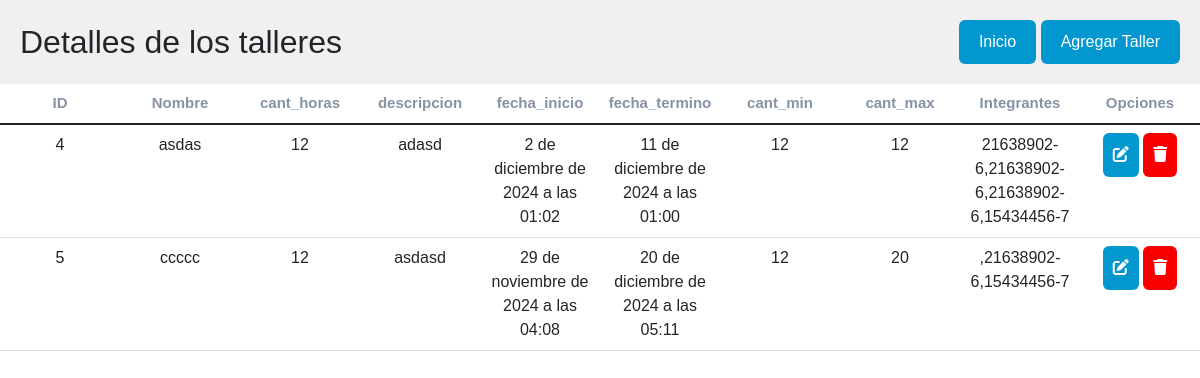
/detalleTalleres (signed in), run on an earlier commit of the app's database.
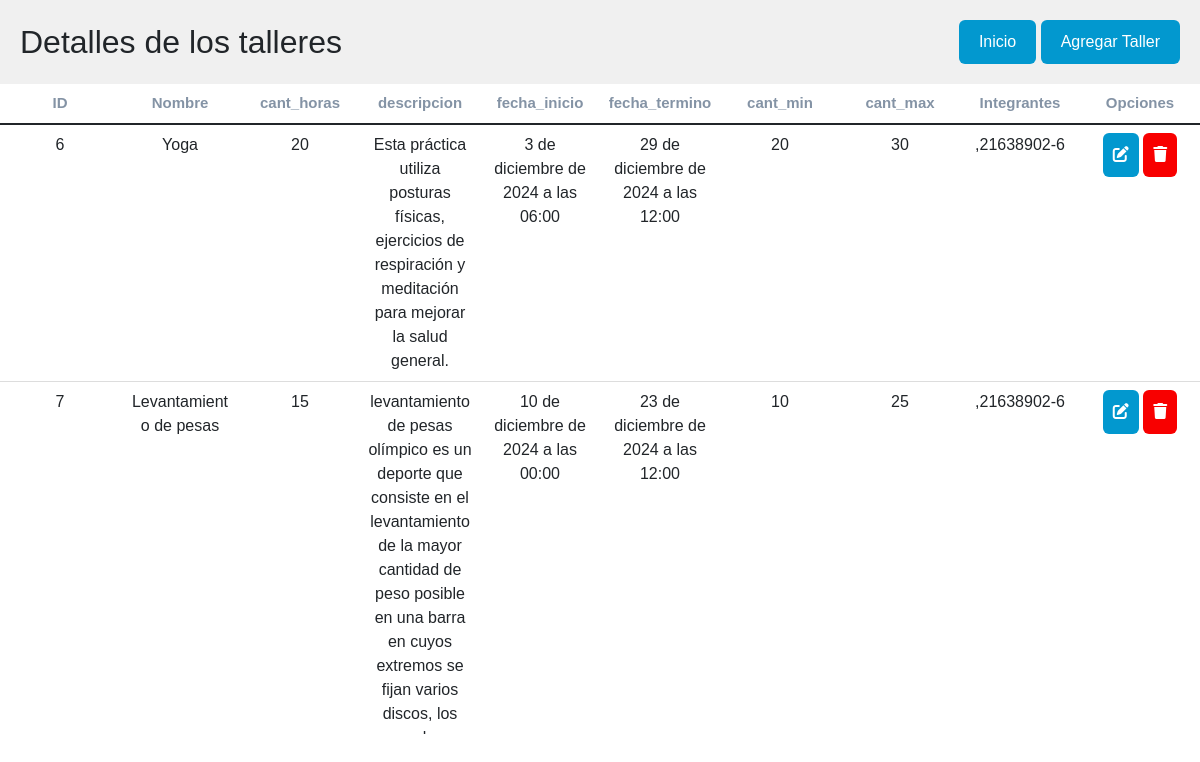
And on a later commit of the database.
### core/models.py (models this page shows, shortened)
class Taller(models.Model):
    nombre = models.CharField(max_length=100)
    cant_horas = models.IntegerField()  # Número de horas del taller
    descripcion = models.TextField()  # Descripción más larga para texto extenso
    fecha_inicio = models.DateTimeField()  # Fecha y hora de inicio del taller
    fecha_termino = models.DateTimeField()  # Fecha y hora de finalización del taller
    cant_min = models.IntegerField()  # Mínimo de participantes
    cant_max = models.IntegerField()  # Máximo de participantes
    integrantes = models.TextField(null=True, blank=True, default='')

### core/views.py (the view)
# urls.py: path('detalleTalleres',detalleTalleres,name='detalleTalleres'),
def detalleTalleres(request):
    if not user_in_group(request.user, 'funcionario'):
        return HttpResponseForbidden("No tienes permisos para acceder a esta página.")
    talleres = Taller.objects.all()
    aux = {
        'lista' : talleres
    }
    return render(request,'core/detalle_Talleres.html',aux)

### core/views.py (called while the page is built)
def user_in_group(user, group_name):
    return user.is_superuser or user.groups.filter(name=group_name).exists() #Con staff includio

### core/templates/core/detalle_Talleres.html (shortened to what this page needs)
{% load static %}
<!DOCTYPE html>
<html lang="en">
<head>
    <link href="{% static 'core/vendor/bootstrap/css/bootstrap.min.css' %}" rel="stylesheet">
    <link rel="stylesheet" href="{% static 'core/css/fontawesome.css' %}">
    <link rel="stylesheet" href="{% static 'core/css/templatemo-edu-meeting.css' %}">
    <link rel="stylesheet" href="{% static 'core/css/owl.css' %}">
    <link rel="stylesheet" href="{% static 'core/css/lightbox.css' %}">
    <link rel="stylesheet" href="{% static 'core/css/administracion.css' %}">
    <link rel="stylesheet" href="https://cdnjs.cloudflare.com/ajax/libs/font-awesome/6.5.2/css/all.min.css">
</head>
<body>
    <div class="table-container">
        <div class="table_header">
            <h2>Detalles de los talleres</h2>
            <div>
                <a href="{% url 'index' %}"><button class="add_new" type="button">Inicio</button></a>
                <a href="{% url 'tallerAdd' %}"><button class="add_new" type="button">Agregar Taller</button></a>
            </div>
        </div>
        <div class="table_section">
            <table class="table">
                <thead>
                    <tr>
                        <th>ID</th>
                        <th>Nombre</th>
                        <th>cant_horas</th>
                        <th>descripcion</th>
                        <th>fecha_inicio</th>
                        <th>fecha_termino</th>
                        <th>cant_min</th>
                        <th>cant_max</th>
                        <th>Integrantes</th>
                        <th>Opciones</th>
                    </tr>
                </thead>
                <tbody>
                    {% for aux in lista %}
                    <tr>
                        <td>{{ aux.id }}</td>
                        <td>{{ aux.nombre }}</td>
                        <td>{{ aux.cant_horas }}</td>
                        <td>{{ aux.descripcion }}</td>
                        <td>{{ aux.fecha_inicio }}</td>
                        <td>{{ aux.fecha_termino }}</td>
                        <td>{{ aux.cant_min }}</td>
                        <td>{{ aux.cant_max }}</td>
                        <td>{{ aux.integrantes }}</td>
                        <td>
                            <a href="{% url 'tallerUpdate' aux.id %}">
                                <button type="button"><i class="fa-solid fa-pen-to-square"></i></button>
                            </a>
                            <a onclick="confirmarDelete({{ aux.id}})">
                                <button type="button" class="delete-button"><i class="fa-solid fa-trash"></i></button>
                            </a>
                        </td>
                    </tr>
                    {% endfor %}
                </tbody>
            </table>
        </div>
    </div>
</body>
</html>

What changed in the data, as far as the page shows it:
removed Taller: id "4", nombre "asdas", cant_horas "12", descripcion "adasd", fecha_inicio "2 de diciembre de 2024 a las 01:02", fecha_termino "11 de diciembre de 2024 a las 01:00", cant_min "12", cant_max "12", integrantes "21638902-6,21638902-6,21638902-6,15434456-7"
removed Taller: id "5", nombre "ccccc", cant_horas "12", descripcion "asdasd", fecha_inicio "29 de noviembre de 2024 a las 04:08", fecha_termino "20 de diciembre de 2024 a las 05:11", cant_min "12", cant_max "20", integrantes ",21638902-6,15434456-7"
added Taller: id "6", nombre "Yoga", cant_horas "20", descripcion "Esta práctica utiliza posturas físicas, ejercicios de respiración y meditación para mejorar la salud general.", fecha_inicio "3 de diciembre de 2024 a las 06:00", fecha_termino "29 de diciembre de 2024 a las 12:00", cant_min "20", cant_max "30", integrantes ",21638902-6"
added Taller: id "7", nombre "Levantamiento de pesas", cant_horas "15", descripcion "levantamiento de pesas olímpico es un deporte que consiste en el levantamiento de la mayor cantidad de peso posible en una barra en cuyos extremos se fijan varios discos, los…", fecha_inicio "10 de diciembre de 2024 a las 00:00", fecha_termino "23 de diciembre de 2024 a las 12:00", cant_min "10", cant_max "25", integrantes ",21638902-6"
